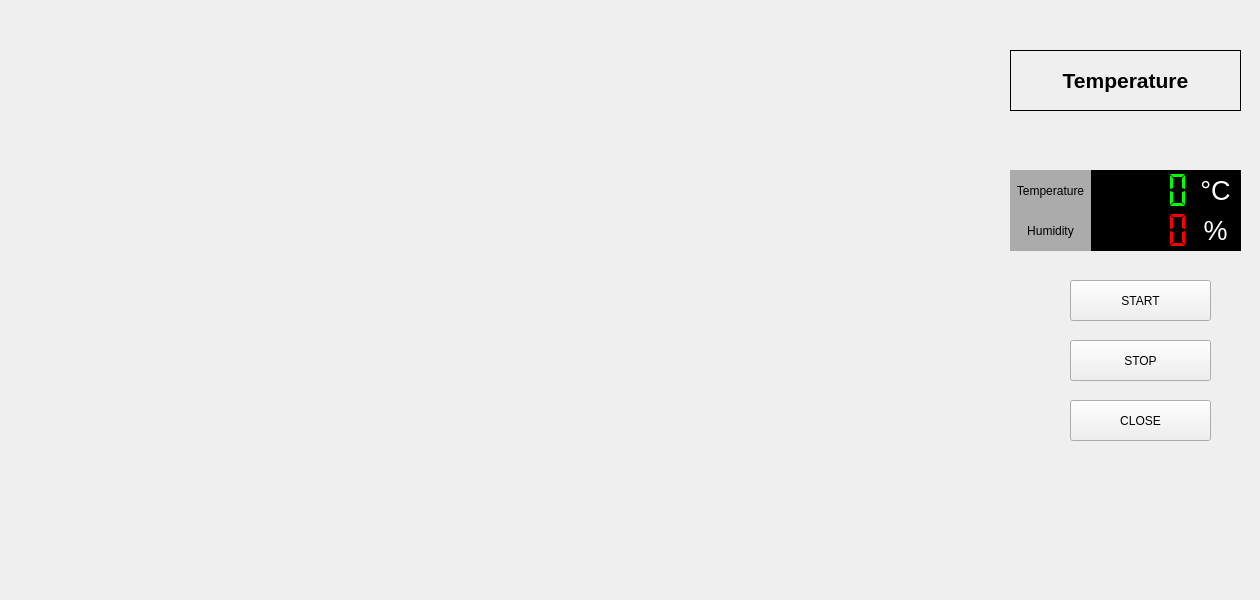
    <widget class="QWidget" name="sw_MAIN">
     <widget class="QFrame" name="frame_Temp">
      <property name="geometry">
       <rect>
        <x>1000</x>
        <y>130</y>
        <width>251</width>
        <height>131</height>
       </rect>
      </property>
      <property name="frameShape">
       <enum>QFrame::Box</enum>
      </property>
      <property name="frameShadow">
       <enum>QFrame::Raised</enum>
      </property>
      <property name="lineWidth">
       <number>0</number>
      </property>
      <widget class="QFrame" name="frame_CH1">
       <property name="geometry">
        <rect>
         <x>10</x>
         <y>40</y>
         <width>231</width>
         <height>81</height>
        </rect>
       </property>
       <property name="frameShape">
        <enum>QFrame::Box</enum>
       </property>
       <property name="frameShadow">
        <enum>QFrame::Raised</enum>
       </property>
       <widget class="QFrame" name="frame_TANK">
        <property name="geometry">
         <rect>
          <x>0</x>
          <y>0</y>
          <width>231</width>
          <height>81</height>
         </rect>
        </property>
        <property name="frameShape">
         <enum>QFrame::Box</enum>
        </property>
        <property name="frameShadow">
         <enum>QFrame::Raised</enum>
        </property>
        <widget class="QFrame" name="frame_TANK_PV_CH1">
         <property name="geometry">
          <rect>
           <x>80</x>
           <y>0</y>
           <width>151</width>
           <height>41</height>
          </rect>
         </property>
         <property name="frameShape">
          <enum>QFrame::Box</enum>
         </property>
         <property name="frameShadow">
          <enum>QFrame::Raised</enum>
         </property>
         <widget class="QLCDNumber" name="lcdNum_TEMP">
          <property name="geometry">
           <rect>
            <x>0</x>
            <y>0</y>
            <width>101</width>
            <height>41</height>
           </rect>
          </property>
          <property name="font">
           <font>
            <family>Agency FB</family>
            <pointsize>14</pointsize>
           </font>
          </property>
          <property name="styleSheet">
           <string notr="true">background-color: rgb(0, 0, 0); color: rgb(0,255, 0);</string>
          </property>
          <property name="digitCount">
           <number>5</number>
          </property>
          <property name="mode">
           <enum>QLCDNumber::Dec</enum>
          </property>
          <property name="segmentStyle">
           <enum>QLCDNumber::Flat</enum>
          </property>
          <property name="value" stdset="0">
           <double>0.000000000000000</double>
          </property>
          <property name="intValue" stdset="0">
           <number>0</number>
          </property>
         </widget>
         <widget class="QLabel" name="label_44">
          <property name="geometry">
           <rect>
            <x>100</x>
            <y>0</y>
            <width>51</width>
            <height>41</height>
           </rect>
          </property>
          <property name="font">
           <font>
            <family>.AppleSystemUIFont</family>
            <pointsize>20</pointsize>
           </font>
          </property>
          <property name="styleSheet">
           <string notr="true">background-color: rgb(0, 0, 0); color: rgb(255, 255, 255);</string>
          </property>
          <property name="text">
           <string>°C</string>
          </property>
          <property name="alignment">
           <set>Qt::AlignCenter</set>
          </property>
         </widget>
        </widget>
        <widget class="QFrame" name="frame_TANK_SV_CH1">
         <property name="geometry">
          <rect>
           <x>80</x>
           <y>40</y>
           <width>151</width>
           <height>41</height>
          </rect>
         </property>
         <property name="frameShape">
          <enum>QFrame::Box</enum>
         </property>
         <property name="frameShadow">
          <enum>QFrame::Raised</enum>
         </property>
         <widget class="QLCDNumber" name="lcdNum_HUMI">
          <property name="geometry">
           <rect>
            <x>0</x>
            <y>0</y>
            <width>101</width>
            <height>41</height>
           </rect>
          </property>
          <property name="font">
           <font>
            <family>Agency FB</family>
            <pointsize>14</pointsize>
            <weight>75</weight>
            <bold>true</bold>
           </font>
          </property>
          <property name="styleSheet">
           <string notr="true">background-color: rgb(0, 0, 0); color: rgb(255, 0, 0);</string>
          </property>
          <property name="digitCount">
           <number>5</number>
          </property>
          <property name="segmentStyle">
           <enum>QLCDNumber::Flat</enum>
          </property>
          <property name="value" stdset="0">
           <double>0.000000000000000</double>
          </property>
          <property name="intValue" stdset="0">
           <number>0</number>
          </property>
         </widget>
         <widget class="QLabel" name="label_35">
          <property name="geometry">
           <rect>
            <x>100</x>
            <y>0</y>
            <width>51</width>
            <height>41</height>
           </rect>
          </property>
          <property name="font">
           <font>
            <family>.AppleSystemUIFont</family>
            <pointsize>20</pointsize>
           </font>
          </property>
          <property name="styleSheet">
           <string notr="true">background-color: rgb(0, 0, 0); color: rgb(255, 255, 255);</string>
          </property>
          <property name="text">
           <string>%</string>
          </property>
          <property name="alignment">
           <set>Qt::AlignCenter</set>
          </property>
         </widget>
        </widget>
        <widget class="QLabel" name="label_48">
         <property name="geometry">
          <rect>
           <x>0</x>
           <y>0</y>
           <width>81</width>
           <height>41</height>
          </rect>
         </property>
         <property name="styleSheet">
          <string notr="true">background-color: rgb(171, 171, 171);</string>
         </property>
         <property name="text">
          <string>Temperature</string>
         </property>
         <property name="alignment">
          <set>Qt::AlignCenter</set>
         </property>
        </widget>
        <widget class="QLabel" name="label_50">
         <property name="geometry">
          <rect>
           <x>0</x>
           <y>40</y>
           <width>81</width>
           <height>41</height>
          </rect>
         </property>
         <property name="styleSheet">
          <string notr="true">background-color: rgb(171, 171, 171);</string>
         </property>
         <property name="text">
          <string>Humidity</string>
         </property>
         <property name="alignment">
          <set>Qt::AlignCenter</set>
         </property>
        </widget>
       </widget>
      </widget>
      <widget class="QLabel" name="label_75">
       <property name="geometry">
        <rect>
         <x>10</x>
         <y>10</y>
         <width>281</width>
         <height>21</height>
        </rect>
       </property>
       <property name="font">
        <font>
         <family>Arial</family>
         <pointsize>16</pointsize>
        </font>
       </property>
       <property name="text">
        <string/>
       </property>
      </widget>
     </widget>
     <widget class="QLabel" name="label_195">
      <property name="geometry">
       <rect>
        <x>1010</x>
        <y>50</y>
        <width>231</width>
        <height>61</height>
       </rect>
      </property>
      <property name="font">
       <font>
        <family>Arial</family>
        <pointsize>16</pointsize>
        <weight>75</weight>
        <bold>true</bold>
       </font>
      </property>
      <property name="frameShape">
       <enum>QFrame::Box</enum>
      </property>
      <property name="text">
       <string>Temperature</string>
      </property>
      <property name="alignment">
       <set>Qt::AlignCenter</set>
      </property>
      <property name="wordWrap">
       <bool>true</bool>
      </property>
     </widget>
     <widget class="GraphicsLayoutWidget" name="graphWidget" native="true">
      <property name="geometry">
       <rect>
        <x>30</x>
        <y>30</y>
        <width>961</width>
        <height>281</height>
       </rect>
      </property>
     </widget>
     <widget class="QPushButton" name="btn_start">
      <property name="geometry">
       <rect>
        <x>1070</x>
        <y>280</y>
        <width>141</width>
        <height>41</height>
       </rect>
      </property>
      <property name="text">
       <string>START</string>
      </property>
     </widget>
     <widget class="QPushButton" name="btn_stop">
      <property name="geometry">
       <rect>
        <x>1070</x>
        <y>340</y>
        <width>141</width>
        <height>41</height>
       </rect>
      </property>
      <property name="text">
       <string>STOP</string>
      </property>
     </widget>
     <widget class="QPushButton" name="btn_close">
      <property name="geometry">
       <rect>
        <x>1070</x>
        <y>400</y>
        <width>141</width>
        <height>41</height>
       </rect>
      </property>
      <property name="text">
       <string>CLOSE</string>
      </property>
     </widget>
     <widget class="GraphicsLayoutWidget" name="graphWidget_2" native="true">
      <property name="geometry">
       <rect>
        <x>30</x>
        <y>330</y>
        <width>961</width>
        <height>261</height>
       </rect>
      </property>
     </widget>
    </widget>
